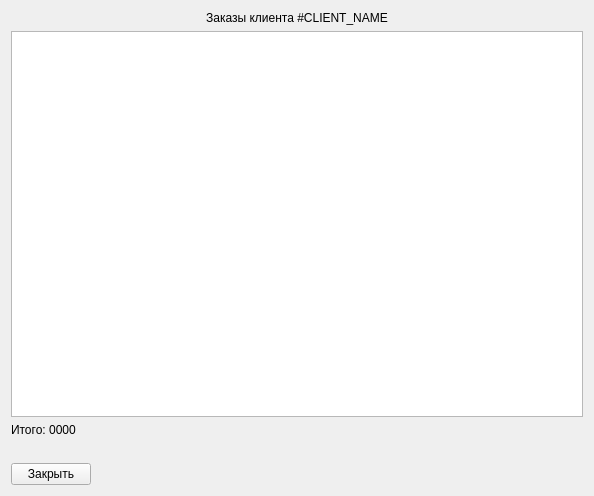
<?xml version="1.0" encoding="UTF-8"?>
<ui version="4.0">
 <class>Form</class>
 <widget class="QWidget" name="Form">
  <property name="geometry">
   <rect>
    <x>0</x>
    <y>0</y>
    <width>594</width>
    <height>496</height>
   </rect>
  </property>
  <property name="windowTitle">
   <string>Form</string>
  </property>
  <layout class="QVBoxLayout" name="verticalLayout">
   <item>
    <widget class="QLabel" name="label">
     <property name="text">
      <string>Заказы клиента #CLIENT_NAME</string>
     </property>
     <property name="alignment">
      <set>Qt::AlignCenter</set>
     </property>
    </widget>
   </item>
   <item>
    <widget class="QTableWidget" name="tw">
     <property name="editTriggers">
      <set>QAbstractItemView::NoEditTriggers</set>
     </property>
    </widget>
   </item>
   <item>
    <widget class="QLabel" name="summary_label">
     <property name="text">
      <string>Итого: 0000</string>
     </property>
    </widget>
   </item>
   <item>
    <spacer name="horizontalSpacer">
     <property name="orientation">
      <enum>Qt::Horizontal</enum>
     </property>
     <property name="sizeHint" stdset="0">
      <size>
       <width>40</width>
       <height>20</height>
      </size>
     </property>
    </spacer>
   </item>
   <item>
    <layout class="QHBoxLayout" name="horizontalLayout">
     <item>
      <widget class="QPushButton" name="close_btn">
       <property name="text">
        <string>Закрыть</string>
       </property>
      </widget>
     </item>
     <item>
      <spacer name="horizontalSpacer_2">
       <property name="orientation">
        <enum>Qt::Horizontal</enum>
       </property>
       <property name="sizeHint" stdset="0">
        <size>
         <width>40</width>
         <height>20</height>
        </size>
       </property>
      </spacer>
     </item>
    </layout>
   </item>
  </layout>
 </widget>
 <resources/>
 <connections/>
</ui>
